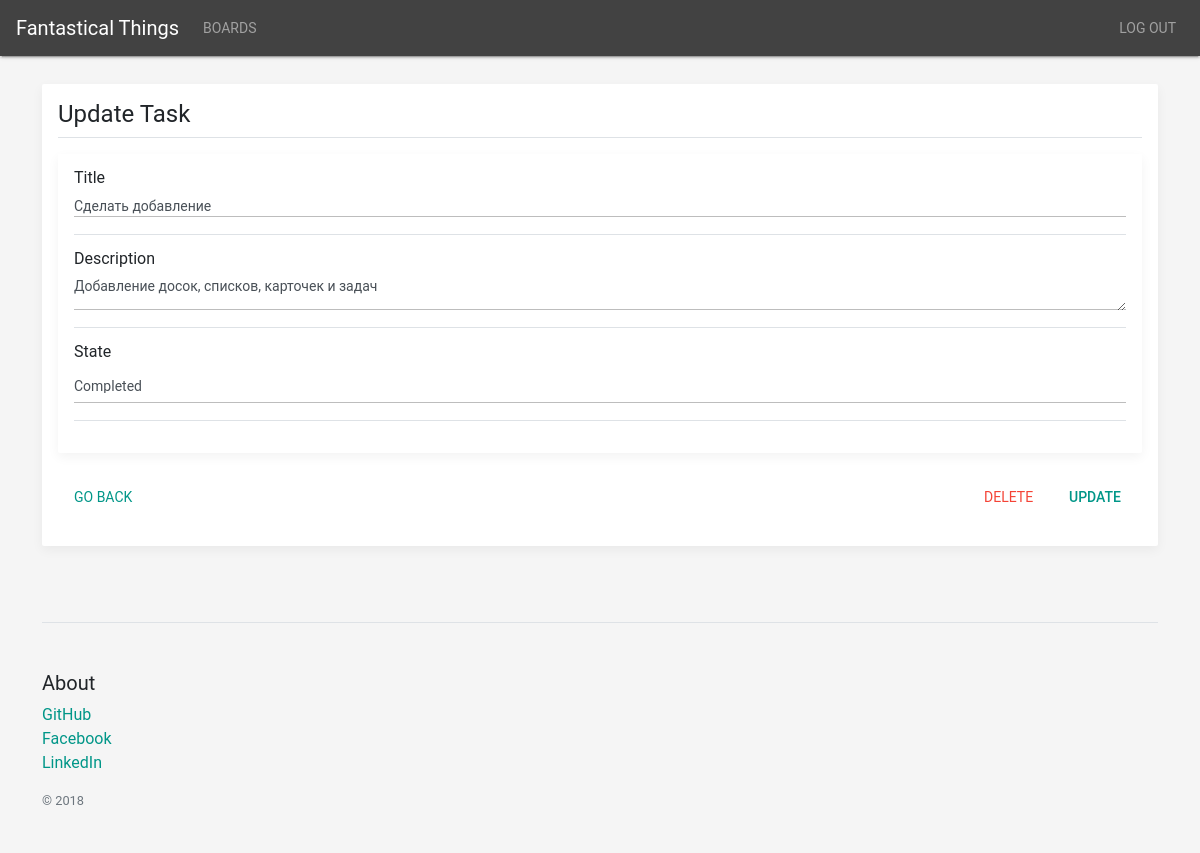
Page /board/1/edit_task/2 (signed in) on the committed database.
### fantastical_things/models.py (models this page shows, shortened)
class Task(models.Model):
    user = models.ForeignKey(User, on_delete=models.CASCADE, default=None, null=True)
    title = models.CharField(max_length=100)
    description = models.TextField(max_length=100)
    status = models.BooleanField(default=False)
    begin_time = models.DateTimeField(default=datetime.now)
    card = models.ForeignKey(Card, on_delete=models.CASCADE, default=None, blank=True, null=True)

### fantastical_things/views.py (the view, shortened to what this page needs)
# urls.py: url(r'^board/(?P<board_id>\d+)/edit_task/(?P<task_id>\d+)/?$', views.edit_task, name='edit_task'),
def edit_task(request, board_id, task_id):
    if not request.user.is_authenticated:
        return redirect('/login/')
    task = Task.objects.get(user=request.user, id=task_id)
    context = {
        'board_id': board_id,
        'task': task,
    }
    return render(request, 'fantastical_things/edit/edit_task.html', context)

### fantastical_things/templates/fantastical_things/edit/edit_task.html (shortened to what this page needs)
{% extends 'fantastical_things/index.html' %}
{% block main_content %}
    <form class="my-3 p-3 bg-white rounded box-shadow" method="POST"
          action="{% url 'edit_task' board_id=board_id task_id=task.id %}">
        <h4 class="border-bottom border-gray pb-2 mb-0">Update Task</h4>
        <div class="my-3 p-3 bg-white rounded box-shadow">
            <div class="media-body pb-3 mb-3 small lh-125 border-bottom border-gray">
                <label for="title">Title</label>
                <input type="text" value="{{ task.title }}" required="required" name="title" id="title"
                       class="form-control form-control-sm"/>
            </div>
            <div class="media-body pb-3 mb-3 small lh-125 border-bottom border-gray">
                <label for="description">Description</label>
                <textarea name="description" id="description"
                          class="form-control form-control-sm">{{ task.description }}</textarea>
            </div>
            <div class="media-body pb-3 mb-3 small lh-125 border-bottom border-gray">
                <label for="description">State</label>
                <select class="form-control form-control-sm" name="status" id="status">
                    {% if task.status %}
                        <option value="True" selected="">Completed</option>
                    {% else %}
                        <option value="True">Completed</option>
                        <option value="False" selected="">Not Completed</option>
                    {% endif %}
                </select>
            </div>
        </div>
        <div class="d-flex justify-content-between align-items-center w-100">
            <a href="{% url 'board' board_id=board_id %}" class=" mr-1 btn btn-primary btn-link"
               role="button">Go Back</a>
            <div class="btn-group" role="group">
                <a href="{% url 'delete_task' board_id=board_id task_id=task.id %}"
                   class=" mr-1 btn btn-danger btn-link"
                   role="button">Delete</a>
                <button type="submit" class=" mr-1 btn btn-primary">Update</button>
            </div>
        </div>
    </form>
{% endblock main_content %}

### fantastical_things/static/fantastical_things/css/board_page.css (style rules this page uses)
html, body { overflow-x: hidden; }
body { padding-top: 56px; }
.border-bottom { border-bottom: 1px solid #e5e5e5; }
.box-shadow { box-shadow: 0 .25rem .75rem rgba(0, 0, 0, .05); }
.lh-125 { line-height: 1.25; }

### rows in the picture
Task: title "Сделать добавление", description "Добавление досок, списков, карточек и задач", status "Completed"
